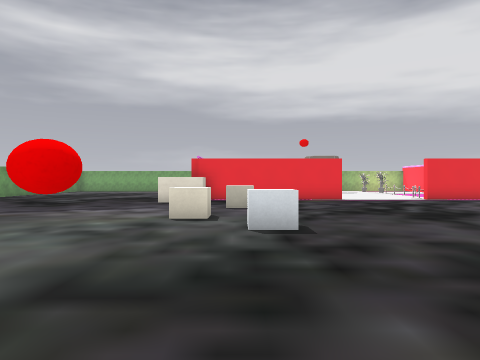
view 1 (above)

24 first-person views from a walk through a Godot game level. The camera is 1.5 m above the floor, looks level and sees 70° across. The floor is counted in squares, 2 m on a side. Each view is taken from the middle of a square. On the plan, view 1 faces up. The plan holds only what a view shows up to about 11 squares ahead; the rest is blank. Characters and animated objects are not drawn. Some surface patterns are stand-ins.

view 2
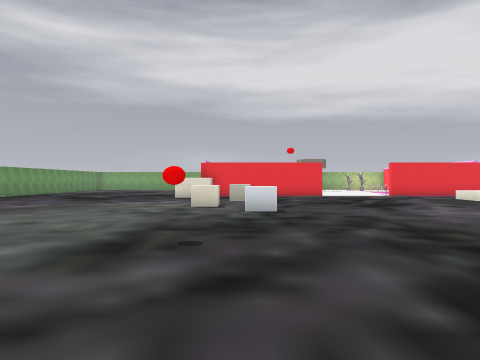

view 3
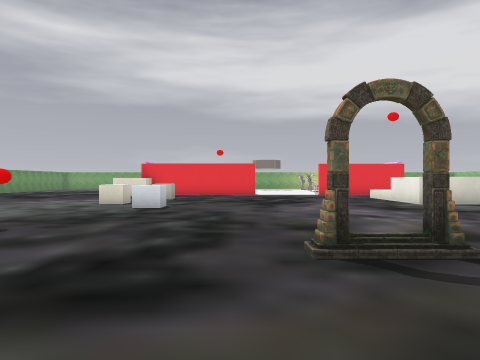

view 4
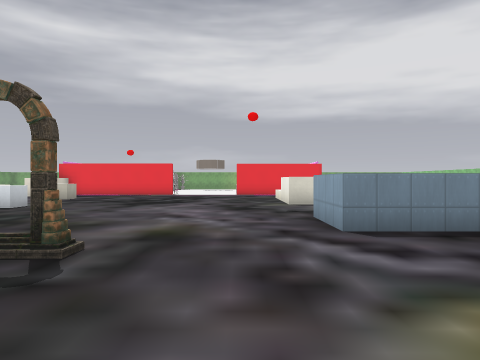

view 5
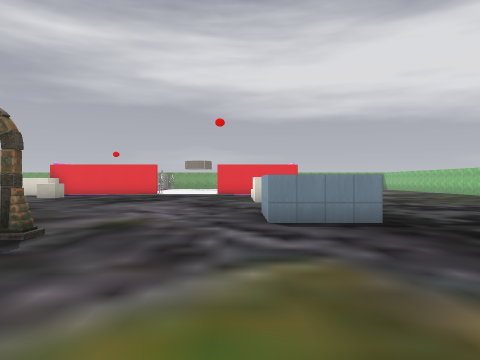

view 6
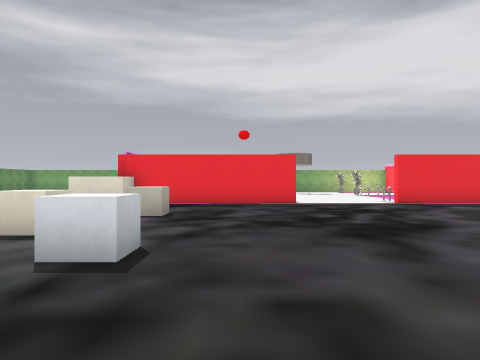

view 7
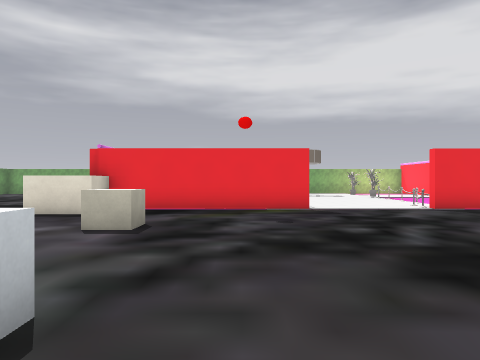

view 8
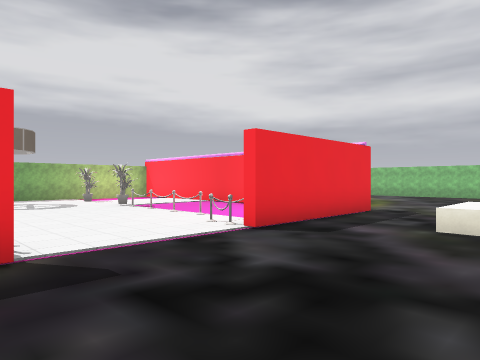

view 9
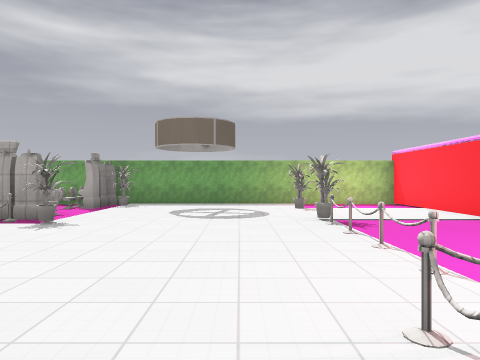

view 10
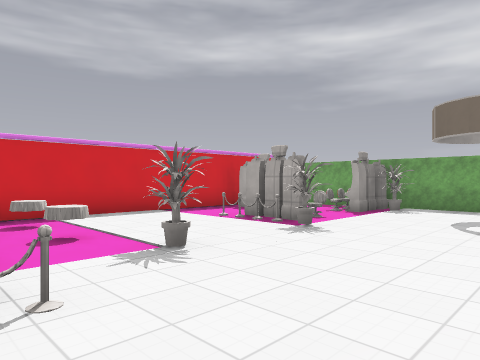

view 11
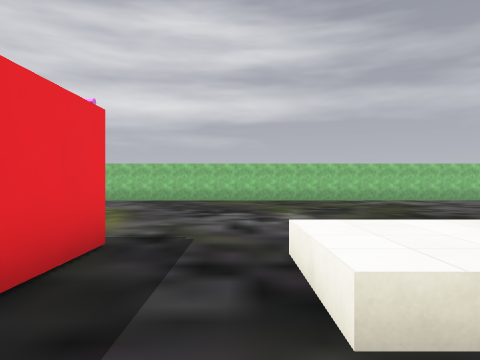

view 12
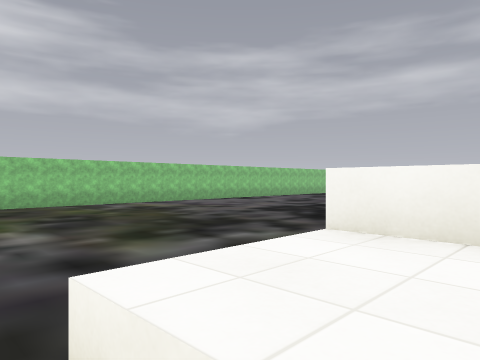

view 13
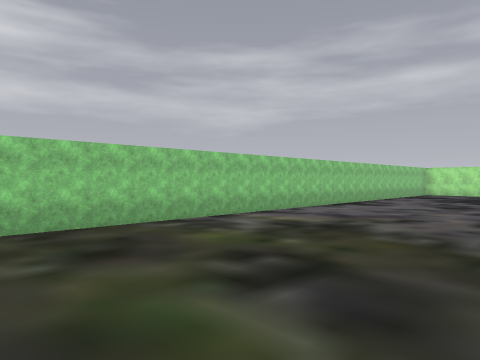

view 14
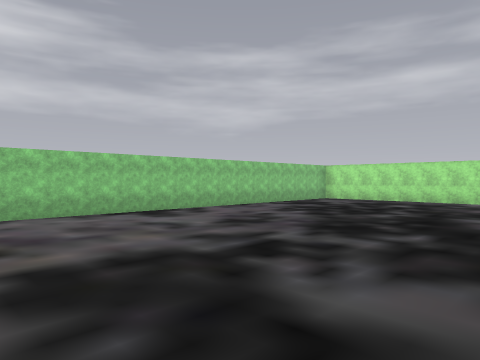

view 15
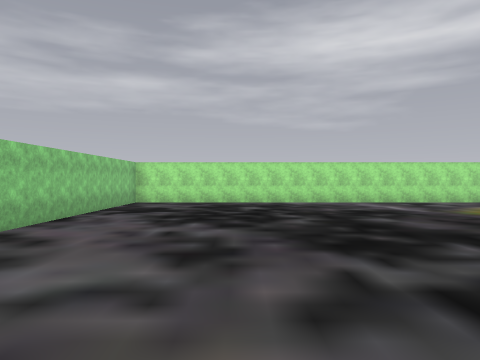

view 16
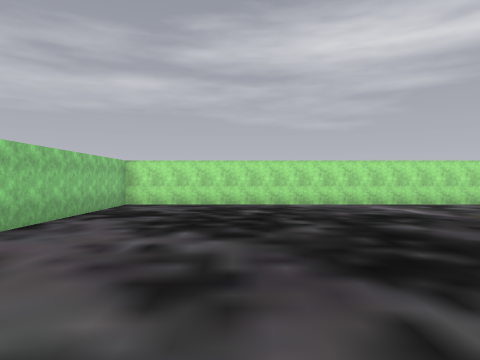

view 17
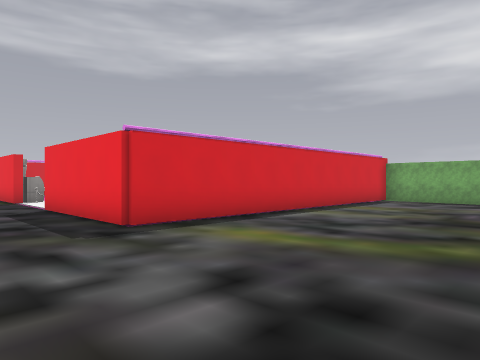

view 18
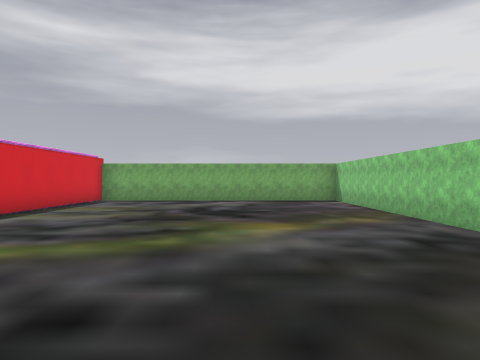

view 19
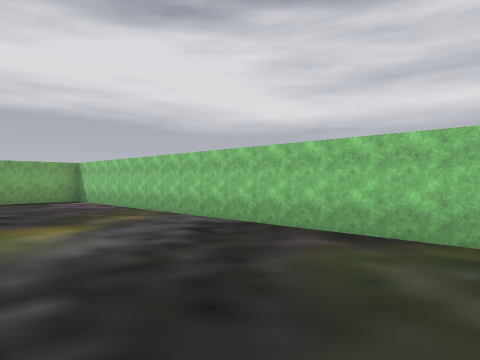

view 20
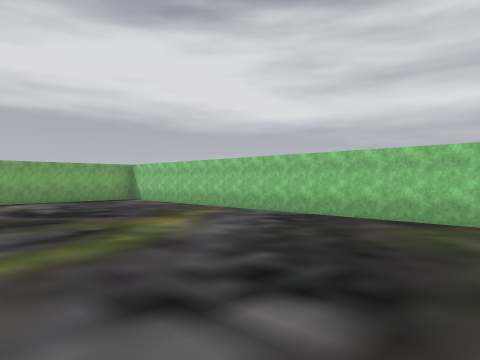

view 21
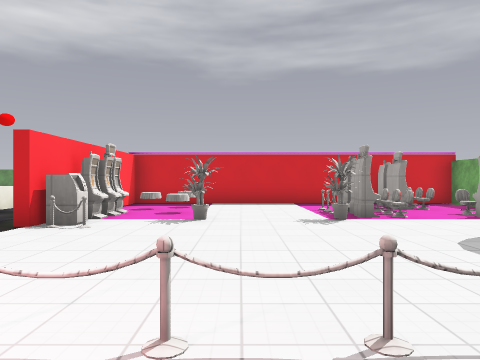

view 22
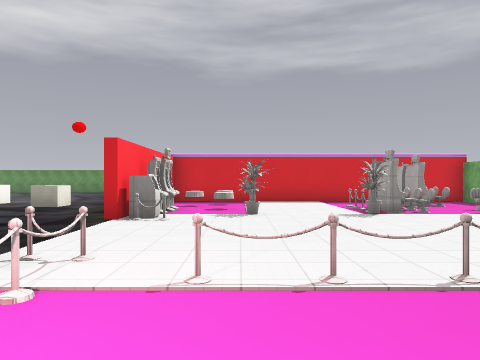

view 23
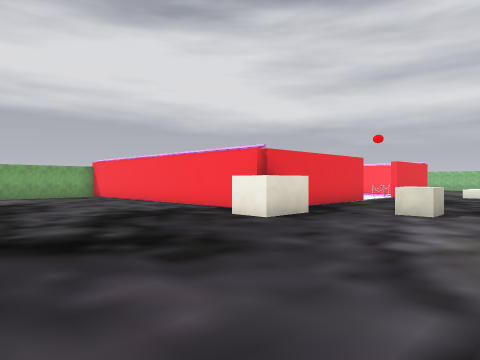

view 24
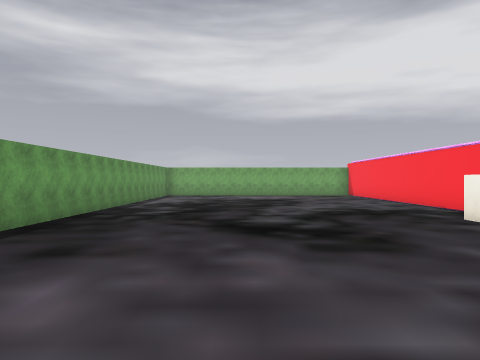

### Floor plan
Points are (right, up) in squares from view 1. A wall is a line through its corners. A room is listed if a view was taken in it or the views show most of it. See-through windows are left out.
Room 1 (views 1, 2, 3, 4, 5, 6, 7, 8, 9, 10, 11, 12, 13, 14, 15, 16, 17, 18, 19, 20, 21, 22, 23, 24)
walls: (9.4, 8.5) (10.5, 8.5); (1.5, 12.5) (-1.2, 12.5) (-1.2, 11.5) (-2.7, 11.5) (-2.7, 12.5); (10.4, 6.5) (8.5, 6.5) (8.5, 7); (0.9, 13.3) (1.4, 13.3); (-1.8, 13.5) (-1.8, 17); (10.5, 1) (8.5, 1) (8.5, 3); (10.7, 18.8) (10.7, 22.5) (-1.5, 22.5) (-1.5, 12.8) (-0.2, 12.8); (-0.6, 20.1) (-1.1, 20.1); (2.2, 21.4) (2.2, 20.9) (1.8, 20.9); (8.6, -7.5) (19.5, -7.5) (19.5, 21); (11, 21) (11, 12.5) (7.4, 12.5); (-10.5, 17) (-10.5, 11); (18.1, 22.5) (12.9, 22.5)
low walls: (8.5, 9.9) (8.5, 10.5) (10.5, 10.5)
objects: other object (-1, 2); crate (-1, 7); crate (0, 10); table (0, 14) to (1, 14); other object (0, 18); machine (0, 20); chair (0, 21); crate (1, 6); other object (1, 18); chair (1, 19); chair (1, 21); machine (1, 22); machine (2, 13); other object (2, 18); machine (2, 19); other object (2, 22); cash machine (3, 13); flower (3, 15); flower (3, 18); chair (3, 19); machine (3, 22); fence (4, 13); fence (4, 14); flower (4, 22); frame (5, 0); fence (7, 13); fence (7, 14); other object (7, 18); fence (8, 14); fence (8, 15); fence (8, 16); fence (8, 17); flower (8, 18); flower (8, 21)

Where each view was taken, in squares from view 1:
view 1: 0 up, 0 right, facing up
view 2: 3 down, 0 right, facing up
view 3: 4 down, 3 right, facing up
view 4: 4 down, 7 right, facing up
view 5: 5 down, 8 right, facing up
view 6: 2 up, 2 right, facing up
view 7: 4 up, 2 right, facing up
view 8: 9 up, 3 right, facing up-right
view 9: 12 up, 6 right, facing up
view 10: 13 up, 6 right, facing up-left
view 11: 11 up, 7 right, facing right
view 12: 11 up, 9 right, facing down-right
view 13: 11 up, 14 right, facing down-right
view 14: 5 up, 12 right, facing down-right
view 15: 4 up, 16 right, facing down
view 16: 3 up, 16 right, facing down
view 17: 10 up, 16 right, facing up-left
view 18: 10 up, 16 right, facing up
view 19: 10 up, 15 right, facing up-right
view 20: 10 up, 13 right, facing up-right
view 21: 16 up, 9 right, facing left
view 22: 15 up, 10 right, facing left
view 23: 7 up, 8 left, facing up-right
view 24: 6 up, 7 left, facing up
